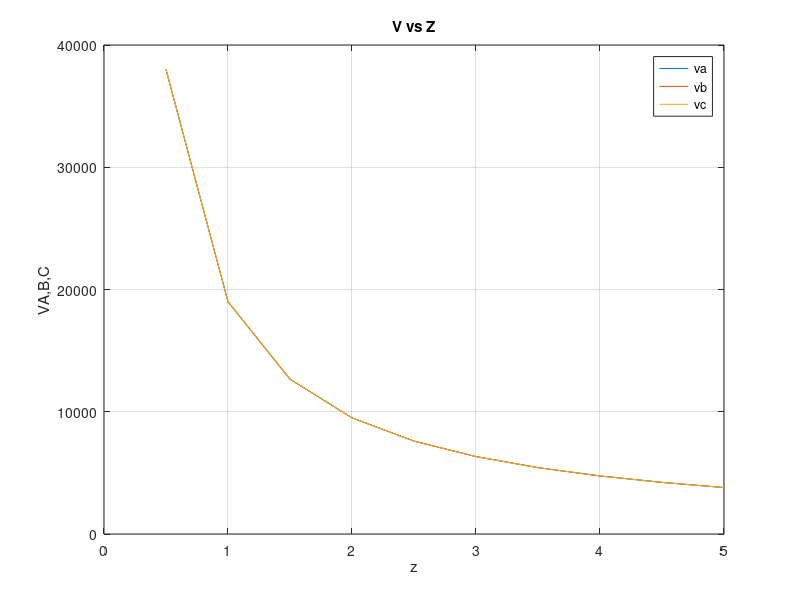

Source code (MATLAB): (Note: this script raises an error after producing the figure.)
clc
clear
fprintf(2,'Universidad de las Fuerzas Armadas ESPE ');
fprintf('\nTransferencia de Masa');


fprintf('\nDifusión H2 en lamina de caucho');

%ingreso datos
z = input('\nIngrese el espesor en metros ');
temp = input('\nIngrese la temperatura');
fab = input('\nIngrese la permeabilidad');
s = input('\nIngrese la solubilidad');
p = input('\nIngrese la variación de presión en atm ');
p2 = input('\nIngrese la variación de presión 2 ');
p3 = input('\nIngrese la variación de presión 3 ');


%calculo de las posiciones
a=z/10;
espesor=0:a:z;

Dab=fab/s;
va=(Dab*s*p*760)./espesor;

va2=(Dab*s*p2*760)./espesor;

va3=(Dab*s*p3*760)./espesor;

%gráfica
plot(espesor,va,espesor,va2,espesor,va3)
grid on
xlabel('z')
ylabel('VA,B,C');
title('V vs Z')
legend('va','vb','vc')


%tabla
A = va.';
B = va2.';
C = va3.';
E=espesor.';

table(E,A,B,C)







